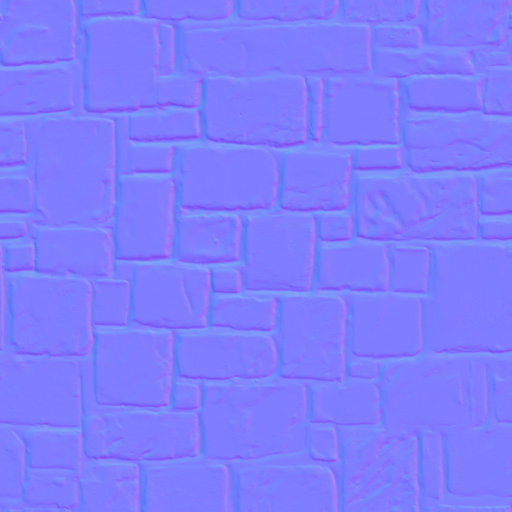
#> input picture assets/test-models/castle/ground_norm.jpg, 1024 x 1024 px, given in place of sidewalk.png, which was not available (shown at 1/2 size)
$ python bake-dungeon.py ../assets/test-models/castle/ground_norm.jpg
#> lines starting #> are read from the running program, lines starting #| are printed output that depends on the picture; after the words box and inside, x2 and y2 are one past the last pixel; in counts of white or black regions, pixels touching at a corner belong together; pictures that were not available may be replaced by others from this repository, and a replacement may not be noted
### scripts/bakelib.py
"""
THE SHARED BAKE LIBRARY (it.114).

Every bake before this one carried its own copy of the same four things: the
repo paths, the CRLF manifest writer, the projection-derived diamond mask and
the "columns are frames, rows are directions" sheet layout. The graphics-update
drop is baked by several scripts at once, and two of them writing
`manifest.json` in the same second would lose one another's entries - so the
writer here takes a LOCK, and the rest is here so a new bake is a table of
inputs rather than a fifth copy of the plumbing.

Conventions (see `docs/skills/atlas-sprite-pipeline.md`):

  * an animated sheet is `cellW * frameCount` wide and `cellH * dirCount` tall;
    row d is canonical direction d in DIRS = E, NE, N, NW, W, SW, S, SE
    (screen-space: E is towards the right of the screen, S towards the bottom);
  * `painted` is the alpha bounding box of the SOUTH row, in ORIGINAL pixels,
    because `SpriteLibrary.paintedHeight()` sets every rig's scale from it and
    `footAnchor()` puts the feet on the tile from it;
  * a single's manifest KEY has no `single_` prefix; its FILE does;
  * ground diamonds are 64x32, masked by the projection (never drawn), then
    dilated one pixel so the linear sampler has an opaque neighbour under
    every edge.

Usage from a bake:

    from bakelib import *
    frames = {d: [Image, ...] for d in range(8)}      # canonical order
    write_anim('treant_walk', frames, nearest=False)
    write_single('altar_a', img)
"""
import json
import math
import os
import sys
import time

from PIL import Image

ROOT = os.path.dirname(os.path.dirname(os.path.abspath(__file__)))
ATLAS = os.path.join(ROOT, 'public', 'assets', 'atlas')
DROP = os.path.join(ROOT, 'public', 'assets', 'graphics update')
MANIFEST = os.path.join(ATLAS, 'manifest.json')
LOCK = MANIFEST + '.lock'

TILE_W, TILE_H = 64, 32
DIRS = ['E', 'NE', 'N', 'NW', 'W', 'SW', 'S', 'SE']
SOUTH = 6

#: The manifest's own line ending, as `scripts/bake-trader.py` writes it - so
#: re-running any bake does not flip it and churn the whole file.
CRLF = '\r\n'


def clamp8(x):
    return 0 if x < 0 else (255 if x > 255 else int(x))


# ---------------------------------------------------------------------------
# THE MASK (verbatim from `bake-ground.py`, which proved it at it.108/it.112)
# ---------------------------------------------------------------------------


def diamond_alpha():
    """The 64x32 tile's own mask, DERIVED FROM THE PROJECTION rather than drawn."""
    m = Image.new('L', (TILE_W, TILE_H), 0)
#> m: PIL image 64x32 L; every value is 0
    px = m.load()
    for py in range(TILE_H):
        for pxi in range(TILE_W):
            sx = pxi + 0.5 - TILE_W / 2
            sy = py + 0.5
            a = sx / (TILE_W / 2)
            b = sy / (TILE_H / 2)
            if math.floor((a + b) / 2) == 0 and math.floor((b - a) / 2) == 0:
                px[pxi, py] = 255
    return m


def dilate(mask, r=1):
    """The mask grown by `r` pixels, so neighbouring tiles OVERLAP instead of meeting."""
    src = mask.load()
    out = Image.new('L', mask.size, 0)
    dst = out.load()
    w, h = mask.size
    for y in range(h):
        for x in range(w):
            if src[x, y]:
                dst[x, y] = 255
                continue
            for dy in range(-r, r + 1):
                for dx in range(-r, r + 1):
                    nx, ny = x + dx, y + dy
                    if 0 <= nx < w and 0 <= ny < h and src[nx, ny]:
                        dst[x, y] = 255
                        break
                else:
                    continue
                break
    return out


MASK = diamond_alpha()
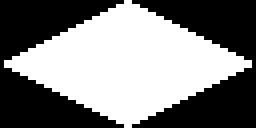
#> MASK: PIL image 64x32 L (shown 4 times larger); 50% white; 1 white region, box (x1, y1, x2, y2) and area: (1, 0, 63, 32) 1024
MASK_OUT = dilate(MASK)
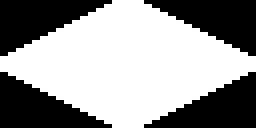
#> MASK_OUT: PIL image 64x32 L (shown 4 times larger); 59% white; 4 black regions, box (x1, y1, x2, y2) and area: (0, 0, 28, 14) 210, (36, 0, 64, 14) 210, (0, 18, 28, 32) 210, (36, 18, 64, 32) 210


# [47 lines left out: functions ground_diamond, bleed, not called in this run]


def key_magenta(im, key=(255, 0, 255), tol=40):
    """Colour-keyed sheets (Screaming Brain, town pack) -> alpha."""
    im = im.convert('RGBA')
    px = im.load()
    w, h = im.size
    kr, kg, kb = key
    for y in range(h):
        for x in range(w):
            r, g, b, a = px[x, y]
            if abs(r - kr) <= tol and abs(g - kg) <= tol and abs(b - kb) <= tol:
                px[x, y] = (0, 0, 0, 0)
    return im


# ---------------------------------------------------------------------------
# SHEETS
# ---------------------------------------------------------------------------


# [182 lines left out: functions alpha_bbox, union_bbox, decimate, write_anim, write_single, contact_sheet and 3 more, not called in this run]


def register_anims(entries):
    _update(lambda man: man['anims'].update(entries))


def register_singles(entries):
    _update(lambda man: man['singles'].update(entries))


# [7 lines left out: function unregister, not called in this run]


def read_manifest():
    with open(MANIFEST, 'r', encoding='utf-8') as f:
        return json.load(f)


# [5 lines that do not run on import are left out]

### scripts/bake-dungeon.py
"""
BAKE THE DUNGEON TILESET (it.114): floors, walls, stairs, lights and props for
the crypt depths, in the four depth-band themes the game already names.

------------------------------------------------------------------------------
WHAT THE CRYPT DRAWS TODAY, AND WHAT THIS REPLACES
------------------------------------------------------------------------------
Depths 1-20 draw PROCEDURAL stone cubes and floor diamonds
(`AssetManager.buildStoneEnvironment`) in four themes by depth band: stone
(1-2), temple (3-9), frost (10-14), ember (15-20). The inn (it.96) and the
cellar (it.97) were instead built from the Ancient Isometric Tileset, and they
look like places. This bakes the same kind of kit for the crypt, from the same
tileset plus the Screaming Brain floors, the Infernus props and two loose
plates, so every depth can be dressed the way the inn was.

------------------------------------------------------------------------------
THE CONVENTIONS THIS MATCHES (measured on the shipped inn / cellar pieces)
------------------------------------------------------------------------------
* GROUND: 64x32 diamonds, four variants per kind, `single_<stem>_<0..3>`,
  masked by the projection via `bakelib.ground_diamond`. All four variants of a
  kind are LEVELLED onto one mean luminance so the scatter never reads as a
  chequerboard, and that mean is kept low (50-80 of 255) because the crypt's
  lighting multiplies on top.
* WALLS: the Ancient 256x512 tile scaled 0.5 onto a 128x256 canvas, exactly as
  `inn_wall_n` (bbox 0,138,73,256) and `cellar_wall_n` were. `TownProps`
  `case 'innwall'` seats it with the image's bottom-left on the 2x2 block's
  bounding-box bottom-left. Measured on screen (scratchpad `seat_one.png`): the
  `_n` piece stands on the block's BOTTOM-LEFT edge, which is the line
  y = by+2 running along +x, and the `_w` piece on the bottom-right edge, the
  line x = bx+2 along +y. A `_w` is the horizontal mirror of its `_n`
  (`inn_door_w_shut` is exactly the mirror of `inn_door_shut`), so the pieces
  that have no `_w` file in the set are mirrored here.
* PROPS: Infernus is pixel art authored on a 64-wide iso grid, one tile = one
  game tile, so it is baked at x1.0 and trimmed to its alpha box. Ancient
  clutter is baked at 0.5 like the inn's furniture.

Every keyed sheet is keyed (`key_magenta`) and bled (`bleed`) before any mask,
so no pink fringe survives; the previews in the scratchpad are zoomed x3 to
check that.

------------------------------------------------------------------------------
THEMES (recolour parameters, see GRADES)
------------------------------------------------------------------------------
  stone   as is, a touch warm and 5% darker             (Ancient wall_3, grey blocks)
  temple  desaturated, purple-grey, purple in recesses  (Ancient castle ashlar)
  frost   cooler, 12% brighter, blue in the highlights  (Ancient wall_5, weathered blocks)
  ember   darker, red-orange pushed into the recesses   (Ancient wall_6, red-brown brick with grey quoins)

------------------------------------------------------------------------------
WHAT THE REVIEW MEASURED (it.114, on the baked pieces)
------------------------------------------------------------------------------
* Every wall/arch/door/corner is 128x256 with its painted bottom-left at
  (0, 256), so `innwall` seats all of them. The stone/temple/frost families
  (wall_3, castle, wall_5, doorway_3, arch/big) have the CELLAR piece's alpha
  box (0,135..136 .. 79,256); the ember family (wall_6, doorway_4) has the INN
  piece's (0,138 .. 73,256). `_w` boxes mirror those (49|55 .. 128).
* The Ancient renders keep RGB = 0 under transparent pixels; Pillow's `resize`
  resamples RGBA premultiplied, so the plain LANCZOS in `scaled` gives a clean
  edge (the stairs' dark rim is their own shadowed underside, not a bleed).
* castle/arch2 has only the CAP as `wall_w`; the temple's `_w` arch comes from
  castle/arch (see WALL_SETS).

Run:   python scripts/bake-dungeon.py
       (previews land in DUNGEON_PREVIEW or the it.114 scratchpad folder;
        there is no partial run - the manifest writer is idempotent, so a
        full re-run only rewrites this script's own keys)
"""
import io
import math
import os
import struct
import sys
import zlib

import numpy as np
from PIL import Image, ImageOps

sys.path.insert(0, os.path.dirname(os.path.abspath(__file__)))
from bakelib import *  # noqa: E402,F401

ANC = os.path.join(DROP, 'Isometric tileset1', 'tile_images')
SB = os.path.join(DROP, 'Large 256x128')
INF = os.path.join(DROP, 'Infernus_Tiles')
LOP = os.path.join(DROP, '(DEMO) Lords Of Pain - Old School Isometric Assets', 'environment')
PREVIEW = os.environ.get('DUNGEON_PREVIEW') or os.path.join(
    os.environ.get('LOCALAPPDATA', os.path.expanduser('~')), 'Temp', 'claude',
    'C--Users-user-Desktop-isometric-game', '9b751797-5b62-470f-a302-7c92b37a98e4', 'scratchpad', 'bake-dungeon')

THEMES = ['stone', 'temple', 'frost', 'ember']
MADE = []  # (name, w, h, kind) for the report


# ---------------------------------------------------------------------------
# LOADING
# ---------------------------------------------------------------------------


def load_png(path):
    """
    Open a PNG even when an ancillary chunk has a bad CRC.

    Half the Infernus files carry an `iCCP` chunk whose CRC does not match, and
    Pillow refuses the whole file for it. IHDR and IDAT are intact, so the file
    is rebuilt without the offending ancillary chunks and opened from memory.
    """
    try:
        return Image.open(path).convert('RGBA')
    except Exception:
        d = open(path, 'rb').read()
        out = bytearray(d[:8])
        p = 8
        while p + 8 <= len(d):
            ln, = struct.unpack('>I', d[p:p + 4])
            t = d[p + 4:p + 8]
            body = d[p + 8:p + 8 + ln]
            crc = d[p + 8 + ln:p + 12 + ln]
            ok = struct.pack('>I', zlib.crc32(t + body) & 0xffffffff) == crc
            if ok or t in (b'IHDR', b'IDAT', b'IEND', b'PLTE', b'tRNS'):
                out += d[p:p + 12 + ln]
            p += 12 + ln
            if t == b'IEND':
                break
        return Image.open(io.BytesIO(bytes(out))).convert('RGBA')


def anc(*parts):
    return load_png(os.path.join(ANC, *parts))


def inf(name):
    return load_png(os.path.join(INF, name))


def sb_cell(rel, idx):
    """One 256x128 diamond from a Screaming Brain 768x768 sheet (3 columns x 6 rows), keyed."""
    sheet = Image.open(os.path.join(SB, rel)).convert('RGBA')
    c, r = idx % 3, idx // 3
    return key_magenta(sheet.crop((c * 256, r * 128, c * 256 + 256, r * 128 + 128)))


def anc_ground(*parts):
    """An Ancient 256x129 ground tile: the diamond sits in rows 1..129."""
    im = anc(*parts)
    return im.crop((0, 1, 256, 129)) if im.size[1] != 128 else im
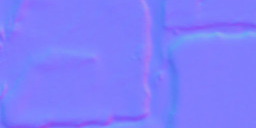
#> returned value: PIL image 256x128 RGBA; mean R, G, B, A 126, 125, 252.6, 255


# [9 lines left out: function scaled, not called in this run]


def trimmed(im):
    box = alpha_bbox(im)
    return im.crop((box[0], box[1], box[2] + 1, box[3] + 1)) if box else im


# ---------------------------------------------------------------------------
# GRADES
# ---------------------------------------------------------------------------

#: Per-theme regrade. `desat` pulls toward luminance, `mul` tints, `gain`
#: scales, `lift` adds, `shadow` is added weighted by (1 - lum)^2 (colour in
#: the recesses), `highlight` by lum^2 (colour on the lit faces).
GRADES = {
    'stone': dict(desat=0.10, mul=(1.00, 0.97, 0.92), gain=0.95, lift=0, shadow=None, highlight=None),
    'temple': dict(desat=0.45, mul=(0.90, 0.84, 1.02), gain=0.92, lift=0, shadow=(12, 0, 26), highlight=None),
    'frost': dict(desat=0.40, mul=(0.86, 0.96, 1.16), gain=1.12, lift=6, shadow=None, highlight=(10, 18, 34)),
    'ember': dict(desat=0.30, mul=(1.00, 0.70, 0.60), gain=0.78, lift=0, shadow=(72, 14, 0), highlight=None),
    'none': dict(desat=0.0, mul=(1, 1, 1), gain=1.0, lift=0, shadow=None, highlight=None),
}


#: THE EMBER STONE (it.115). The ember band's brick (Ancient wall_6) came out of
#: the shared ember grade a bright, flat terracotta - in the torch it read as a
#: toy wall against the dark basalt floor. The walls take their own grade: less
#: colour, less light, the red kept in the mortar and the recesses.
GRADES['ember_wall'] = dict(desat=0.50, mul=(1.00, 0.74, 0.64), gain=0.60, lift=0, shadow=(34, 8, 0), highlight=None)
#: Theme -> the grade its WALLS use (floors and props keep the theme's own).
WALL_GRADE = {'ember': 'ember_wall'}


# [44 lines left out: functions grade, mean_lum, level, single, not called in this run]


# ---------------------------------------------------------------------------
# 1. FLOORS
# ---------------------------------------------------------------------------

#: Mean luminance each kind is levelled to (of 255). The lighting multiplies on top.
FLOOR_TARGET = {'stone': 64, 'temple': 58, 'frost': 78, 'ember': 52, 'blood': 58}


def floor_sources():
    """
    Four 256x128 diamonds per kind. ONE TEXTURE FAMILY PER KIND: the first
    pass mixed brick pavement with smooth stone for `stone`, and cracked rock
    with the plain Infernus plate for `ember`, and each read as a two-kind
    patchwork the moment it was scattered. A diamond mirrored or flipped is
    still a valid 2:1 diamond, so a family of two plates gives four variants
    that differ in layout and not in character.
    """
    flip, mirror = ImageOps.flip, ImageOps.mirror
    sidewalk = anc_ground('pavement', 'sidewalk.png')
    raised = anc_ground('pavement', 'raised.png')
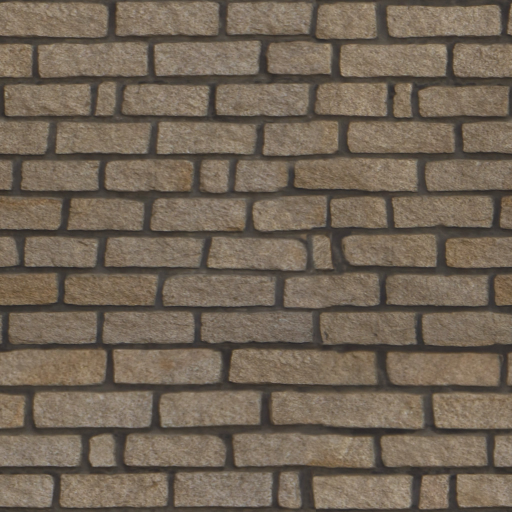
#> input picture assets/test-models/castle/wall-window.jpg, 1024 x 1024 px, given in place of raised.png, which was not available (shown at 1/2 size)
#> (the rest of the program and of its run is left out)
